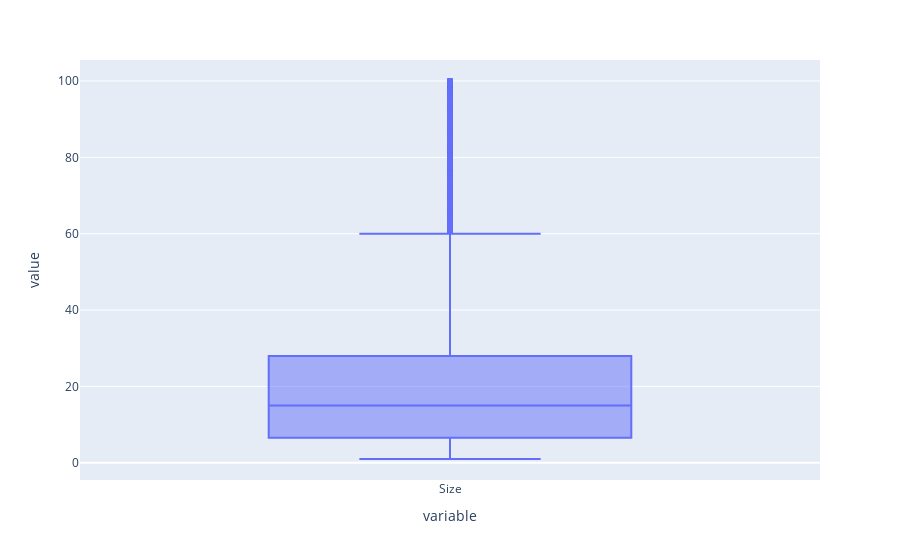

Here is the notebook cell this chart was saved with:
### Code cell
px.box(df.Size, labels={'y':'MB'})

### Figure 1 — Plotly figure (JSON) as saved in the notebook; plotly's stock layout.template omitted (floating-point values rounded to 4 significant figures; data arrays with more than 128 entries replaced by an {"elided": "..."} marker saying what was removed)
{"data": [{"alignmentgroup": "True", "hovertemplate": "variable=%{x}<br>value=%{y}<extra></extra>", "legendgroup": "", "marker": {"color": "#636efa"}, "name": "", "notched": false, "offsetgroup": "", "orientation": "v", "showlegend": false, "type": "box", "x": {"elided": "10357 str values"}, "x0": " ", "xaxis": "x", "y": {"elided": "10357 float values"}, "y0": " ", "yaxis": "y"}], "layout": {"boxmode": "group", "legend": {"tracegroupgap": 0}, "margin": {"t": 60}, "xaxis": {"anchor": "y", "domain": [0, 1], "title": {"text": "variable"}}, "yaxis": {"anchor": "x", "domain": [0, 1], "title": {"text": "value"}}}}
